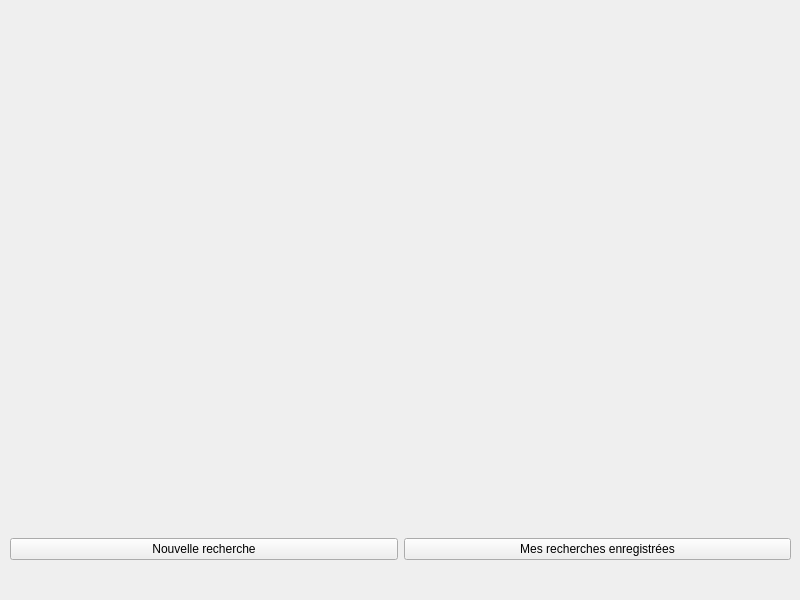
<?xml version="1.0" encoding="UTF-8"?>
<ui version="4.0">
 <class>MainWindow</class>
 <widget class="QMainWindow" name="MainWindow">
  <property name="geometry">
   <rect>
    <x>0</x>
    <y>0</y>
    <width>800</width>
    <height>600</height>
   </rect>
  </property>
  <property name="windowTitle">
   <string>MainWindow</string>
  </property>
  <widget class="QWidget" name="centralwidget">
   <widget class="QWidget" name="horizontalLayoutWidget">
    <property name="geometry">
     <rect>
      <x>10</x>
      <y>529</y>
      <width>781</width>
      <height>41</height>
     </rect>
    </property>
    <layout class="QHBoxLayout" name="horizontalLayout">
     <item>
      <widget class="QPushButton" name="pushButton_2">
       <property name="text">
        <string>Nouvelle recherche</string>
       </property>
      </widget>
     </item>
     <item>
      <widget class="QPushButton" name="pushButton">
       <property name="text">
        <string>Mes recherches enregistrées</string>
       </property>
      </widget>
     </item>
    </layout>
   </widget>
  </widget>
  <widget class="QMenuBar" name="menubar">
   <property name="geometry">
    <rect>
     <x>0</x>
     <y>0</y>
     <width>800</width>
     <height>21</height>
    </rect>
   </property>
  </widget>
 </widget>
 <resources/>
 <connections/>
</ui>
